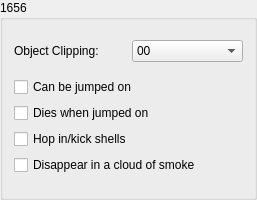
           <widget class="QGroupBox" name="groupBox1656">
            <property name="minimumSize">
             <size>
              <width>257</width>
              <height>200</height>
             </size>
            </property>
            <property name="title">
             <string>1656</string>
            </property>
            <layout class="QGridLayout" name="gridLayout_8">
             <item row="0" column="0">
              <widget class="QLabel" name="objClipNameLabel">
               <property name="text">
                <string>&lt;html&gt;&lt;head/&gt;&lt;body&gt;&lt;p&gt;Object Clipping:&lt;/p&gt;&lt;/body&gt;&lt;/html&gt;</string>
               </property>
              </widget>
             </item>
             <item row="0" column="1">
              <widget class="QComboBox" name="objClipCmbBox">
               <item>
                <property name="text">
                 <string>00</string>
                </property>
               </item>
               <item>
                <property name="text">
                 <string>01</string>
                </property>
               </item>
               <item>
                <property name="text">
                 <string>02</string>
                </property>
               </item>
               <item>
                <property name="text">
                 <string>03</string>
                </property>
               </item>
               <item>
                <property name="text">
                 <string>04</string>
                </property>
               </item>
               <item>
                <property name="text">
                 <string>05</string>
                </property>
               </item>
               <item>
                <property name="text">
                 <string>06</string>
                </property>
               </item>
               <item>
                <property name="text">
                 <string>07</string>
                </property>
               </item>
               <item>
                <property name="text">
                 <string>08</string>
                </property>
               </item>
               <item>
                <property name="text">
                 <string>09</string>
                </property>
               </item>
               <item>
                <property name="text">
                 <string>0A</string>
                </property>
               </item>
               <item>
                <property name="text">
                 <string>0B</string>
                </property>
               </item>
               <item>
                <property name="text">
                 <string>0C</string>
                </property>
               </item>
               <item>
                <property name="text">
                 <string>0D</string>
                </property>
               </item>
               <item>
                <property name="text">
                 <string>0E</string>
                </property>
               </item>
               <item>
                <property name="text">
                 <string>0F</string>
                </property>
               </item>
              </widget>
             </item>
             <item row="1" column="0" colspan="2">
              <layout class="QVBoxLayout" name="verticalLayout_10">
               <item>
                <widget class="QCheckBox" name="checkBox1656JumpedOn">
                 <property name="text">
                  <string>Can be jumped on</string>
                 </property>
                </widget>
               </item>
               <item>
                <widget class="QCheckBox" name="checkBox1656DiesJumped">
                 <property name="text">
                  <string>Dies when jumped on</string>
                 </property>
                </widget>
               </item>
               <item>
                <widget class="QCheckBox" name="checkBox1656Hopin">
                 <property name="text">
                  <string>Hop in/kick shells</string>
                 </property>
                </widget>
               </item>
               <item>
                <widget class="QCheckBox" name="checkBox1656Smoke">
                 <property name="text">
                  <string>Disappear in a cloud of smoke</string>
                 </property>
                </widget>
               </item>
              </layout>
             </item>
            </layout>
           </widget>
